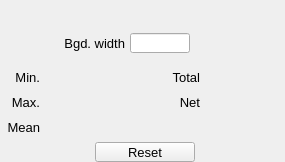
    <widget class="PyDMFrame" name="composite_3">
      <property name="geometry">
        <rect>
          <x>28</x>
          <y>278</y>
          <width>285</width>
          <height>162</height>
        </rect>
      </property>
      <widget class="PyDMPushButton" name="message_button">
        <property name="geometry">
          <rect>
            <x>95</x>
            <y>142</y>
            <width>100</width>
            <height>20</height>
          </rect>
        </property>
        <property name="text">
          <string>Reset</string>
        </property>
        <property name="font" stdset="0">
          <font>
            <pointsize>10</pointsize>
          </font>
        </property>
        <property name="toolTip">
          <string>${prefix}${ROI}Reset</string>
        </property>
        <property name="channel" stdset="0">
          <string>ca://${prefix}${ROI}Reset</string>
        </property>
        <property name="pressValue" stdset="0">
          <string>1</string>
        </property>
        <property name="styleSheet">
          <string notr="true">PyDMPushButton#message_button {
  color: rgb(0, 0, 0);
  background-color: rgb(115, 223, 255);
  }</string>
        </property>
      </widget>
      <widget class="PyDMFrame" name="composite_4">
        <property name="geometry">
          <rect>
            <x>90</x>
            <y>0</y>
            <width>110</width>
            <height>21</height>
          </rect>
        </property>
        <widget class="PyDMDrawingRectangle" name="rectangle_5">
          <property name="geometry">
            <rect>
              <x>28</x>
              <y>278</y>
              <width>110</width>
              <height>21</height>
            </rect>
          </property>
          <property name="brush" stdset="0">
            <brush brushstyle="SolidPattern">
              <color alpha="255">
                <red>218</red>
                <green>218</green>
                <blue>218</blue>
              </color>
            </brush>
          </property>
          <property name="penStyle" stdset="0">
            <enum>Qt::SolidLine</enum>
          </property>
          <property name="penColor" stdset="0">
            <color>
              <red>218</red>
              <green>218</green>
              <blue>218</blue>
            </color>
          </property>
          <property name="penWidth" stdset="0">
            <double>0</double>
          </property>
          <property name="penCapStyle" stdset="0">
            <enum>Qt::FlatCap</enum>
          </property>
          <property name="toolTip">
            <string>rectangle_5</string>
          </property>
        </widget>
        <widget class="QLabel" name="text_9">
          <property name="geometry">
            <rect>
              <x>31</x>
              <y>278</y>
              <width>103</width>
              <height>20</height>
            </rect>
          </property>
          <property name="text">
            <string>Statistics</string>
          </property>
          <property name="font" stdset="0">
            <font>
              <pointsize>10</pointsize>
            </font>
          </property>
          <property name="brush" stdset="0">
            <brush brushstyle="SolidPattern">
              <color alpha="255">
                <red>10</red>
                <green>0</green>
                <blue>184</blue>
              </color>
            </brush>
          </property>
          <property name="toolTip">
            <string>text_9</string>
          </property>
          <property name="alignment">
            <set>Qt::AlignCenter</set>
          </property>
          <property name="styleSheet">
            <string notr="true">QLabel#text_9 {
  color: rgb(10, 0, 184);
  }</string>
          </property>
        </widget>
      </widget>
      <widget class="PyDMLabel" name="text_update_7">
        <property name="geometry">
          <rect>
            <x>195</x>
            <y>34</y>
            <width>61</width>
            <height>18</height>
          </rect>
        </property>
        <property name="toolTip">
          <string>PV: ${prefix}${ROI}BgdWidth_RBV</string>
        </property>
        <property name="channel" stdset="0">
          <string>ca://${prefix}${ROI}BgdWidth_RBV</string>
        </property>
        <property name="font" stdset="0">
          <font>
            <pointsize>10</pointsize>
          </font>
        </property>
        <property name="alignment">
          <set>Qt::AlignCenter</set>
        </property>
        <property name="textInteractionFlags">
          <set>Qt::TextSelectableByKeyboard|Qt::TextSelectableByMouse</set>
        </property>
        <property name="styleSheet">
          <string notr="true">PyDMLabel#text_update_7 {
  color: rgb(10, 0, 184);
  background-color: rgb(187, 187, 187);
  }</string>
        </property>
      </widget>
      <widget class="PyDMLineEdit" name="text_entry_5">
        <property name="geometry">
          <rect>
            <x>130</x>
            <y>33</y>
            <width>60</width>
            <height>20</height>
          </rect>
        </property>
        <property name="channel" stdset="0">
          <string>ca://${prefix}${ROI}BgdWidth</string>
        </property>
        <property name="toolTip">
          <string>${prefix}${ROI}BgdWidth</string>
        </property>
        <property name="font" stdset="0">
          <font>
            <pointsize>10</pointsize>
          </font>
        </property>
        <property name="styleSheet">
          <string notr="true">PyDMLineEdit#text_entry_5 {
  color: rgb(0, 0, 0);
  background-color: rgb(115, 223, 255);
  border: 1px solid black;
  margin: 0px;
  padding: 0px;
  spacing: 0px;
  }</string>
        </property>
      </widget>
      <widget class="QLabel" name="text_10">
        <property name="geometry">
          <rect>
            <x>25</x>
            <y>33</y>
            <width>100</width>
            <height>20</height>
          </rect>
        </property>
        <property name="text">
          <string>Bgd. width</string>
        </property>
        <property name="font" stdset="0">
          <font>
            <pointsize>10</pointsize>
          </font>
        </property>
        <property name="brush" stdset="0">
          <brush brushstyle="SolidPattern">
            <color alpha="255">
              <red>0</red>
              <green>0</green>
              <blue>0</blue>
            </color>
          </brush>
        </property>
        <property name="toolTip">
          <string>text_10</string>
        </property>
        <property name="alignment">
          <set>Qt::AlignRight|Qt::AlignTrailing|Qt::AlignVCenter</set>
        </property>
        <property name="styleSheet">
          <string notr="true">QLabel#text_10 {
  color: rgb(0, 0, 0);
  }</string>
        </property>
      </widget>
      <widget class="QLabel" name="text_11">
        <property name="geometry">
          <rect>
            <x>0</x>
            <y>117</y>
            <width>40</width>
            <height>20</height>
          </rect>
        </property>
        <property name="text">
          <string>Mean</string>
        </property>
        <property name="font" stdset="0">
          <font>
            <pointsize>10</pointsize>
          </font>
        </property>
        <property name="brush" stdset="0">
          <brush brushstyle="SolidPattern">
            <color alpha="255">
              <red>0</red>
              <green>0</green>
              <blue>0</blue>
            </color>
          </brush>
        </property>
        <property name="toolTip">
          <string>text_11</string>
        </property>
        <property name="alignment">
          <set>Qt::AlignRight|Qt::AlignTrailing|Qt::AlignVCenter</set>
        </property>
        <property name="styleSheet">
          <string notr="true">QLabel#text_11 {
  color: rgb(0, 0, 0);
  }</string>
        </property>
      </widget>
      <widget class="PyDMLabel" name="text_update_8">
        <property name="geometry">
          <rect>
            <x>45</x>
            <y>118</y>
            <width>80</width>
            <height>18</height>
          </rect>
        </property>
        <property name="toolTip">
          <string>PV: ${prefix}${ROI}MeanValue_RBV</string>
        </property>
        <property name="channel" stdset="0">
          <string>ca://${prefix}${ROI}MeanValue_RBV</string>
        </property>
        <property name="font" stdset="0">
          <font>
            <pointsize>10</pointsize>
          </font>
        </property>
        <property name="alignment">
          <set>Qt::AlignCenter</set>
        </property>
        <property name="textInteractionFlags">
          <set>Qt::TextSelectableByKeyboard|Qt::TextSelectableByMouse</set>
        </property>
        <property name="styleSheet">
          <string notr="true">PyDMLabel#text_update_8 {
  color: rgb(10, 0, 184);
  background-color: rgb(187, 187, 187);
  }</string>
        </property>
      </widget>
      <widget class="QLabel" name="text_12">
        <property name="geometry">
          <rect>
            <x>150</x>
            <y>67</y>
            <width>50</width>
            <height>20</height>
          </rect>
        </property>
        <property name="text">
          <string>Total</string>
        </property>
        <property name="font" stdset="0">
          <font>
            <pointsize>10</pointsize>
          </font>
        </property>
        <property name="brush" stdset="0">
          <brush brushstyle="SolidPattern">
            <color alpha="255">
              <red>0</red>
              <green>0</green>
              <blue>0</blue>
            </color>
          </brush>
        </property>
        <property name="toolTip">
          <string>text_12</string>
        </property>
        <property name="alignment">
          <set>Qt::AlignRight|Qt::AlignTrailing|Qt::AlignVCenter</set>
        </property>
        <property name="styleSheet">
          <string notr="true">QLabel#text_12 {
  color: rgb(0, 0, 0);
  }</string>
        </property>
      </widget>
      <widget class="PyDMLabel" name="text_update_9">
        <property name="geometry">
          <rect>
            <x>205</x>
            <y>68</y>
            <width>80</width>
            <height>18</height>
          </rect>
        </property>
        <property name="toolTip">
          <string>PV: ${prefix}${ROI}Total_RBV</string>
        </property>
        <property name="channel" stdset="0">
          <string>ca://${prefix}${ROI}Total_RBV</string>
        </property>
        <property name="font" stdset="0">
          <font>
            <pointsize>10</pointsize>
          </font>
        </property>
        <property name="alignment">
          <set>Qt::AlignCenter</set>
        </property>
        <property name="textInteractionFlags">
          <set>Qt::TextSelectableByKeyboard|Qt::TextSelectableByMouse</set>
        </property>
        <property name="styleSheet">
          <string notr="true">PyDMLabel#text_update_9 {
  color: rgb(10, 0, 184);
  background-color: rgb(187, 187, 187);
  }</string>
        </property>
      </widget>
      <widget class="QLabel" name="text_13">
        <property name="geometry">
          <rect>
            <x>170</x>
            <y>92</y>
            <width>30</width>
            <height>20</height>
          </rect>
        </property>
        <property name="text">
          <string>Net</string>
        </property>
        <property name="font" stdset="0">
          <font>
            <pointsize>10</pointsize>
          </font>
        </property>
        <property name="brush" stdset="0">
          <brush brushstyle="SolidPattern">
            <color alpha="255">
              <red>0</red>
              <green>0</green>
              <blue>0</blue>
            </color>
          </brush>
        </property>
        <property name="toolTip">
          <string>text_13</string>
        </property>
        <property name="alignment">
          <set>Qt::AlignRight|Qt::AlignTrailing|Qt::AlignVCenter</set>
        </property>
        <property name="styleSheet">
          <string notr="true">QLabel#text_13 {
  color: rgb(0, 0, 0);
  }</string>
        </property>
      </widget>
      <widget class="PyDMLabel" name="text_update_10">
        <property name="geometry">
          <rect>
            <x>205</x>
            <y>93</y>
            <width>80</width>
            <height>18</height>
          </rect>
        </property>
        <property name="toolTip">
          <string>PV: ${prefix}${ROI}Net_RBV</string>
        </property>
        <property name="channel" stdset="0">
          <string>ca://${prefix}${ROI}Net_RBV</string>
        </property>
        <property name="font" stdset="0">
          <font>
            <pointsize>10</pointsize>
          </font>
        </property>
        <property name="alignment">
          <set>Qt::AlignCenter</set>
        </property>
        <property name="textInteractionFlags">
          <set>Qt::TextSelectableByKeyboard|Qt::TextSelectableByMouse</set>
        </property>
        <property name="styleSheet">
          <string notr="true">PyDMLabel#text_update_10 {
  color: rgb(10, 0, 184);
  background-color: rgb(187, 187, 187);
  }</string>
        </property>
      </widget>
      <widget class="PyDMLabel" name="text_update_11">
        <property name="geometry">
          <rect>
            <x>45</x>
            <y>68</y>
            <width>80</width>
            <height>18</height>
          </rect>
        </property>
        <property name="toolTip">
          <string>PV: ${prefix}${ROI}MinValue_RBV</string>
        </property>
        <property name="channel" stdset="0">
          <string>ca://${prefix}${ROI}MinValue_RBV</string>
        </property>
        <property name="font" stdset="0">
          <font>
            <pointsize>10</pointsize>
          </font>
        </property>
        <property name="alignment">
          <set>Qt::AlignCenter</set>
        </property>
        <property name="textInteractionFlags">
          <set>Qt::TextSelectableByKeyboard|Qt::TextSelectableByMouse</set>
        </property>
        <property name="styleSheet">
          <string notr="true">PyDMLabel#text_update_11 {
  color: rgb(10, 0, 184);
  background-color: rgb(187, 187, 187);
  }</string>
        </property>
      </widget>
      <widget class="QLabel" name="text_14">
        <property name="geometry">
          <rect>
            <x>0</x>
            <y>67</y>
            <width>40</width>
            <height>20</height>
          </rect>
        </property>
        <property name="text">
          <string>Min.</string>
        </property>
        <property name="font" stdset="0">
          <font>
            <pointsize>10</pointsize>
          </font>
        </property>
        <property name="brush" stdset="0">
          <brush brushstyle="SolidPattern">
            <color alpha="255">
              <red>0</red>
              <green>0</green>
              <blue>0</blue>
            </color>
          </brush>
        </property>
        <property name="toolTip">
          <string>text_14</string>
        </property>
        <property name="alignment">
          <set>Qt::AlignRight|Qt::AlignTrailing|Qt::AlignVCenter</set>
        </property>
        <property name="styleSheet">
          <string notr="true">QLabel#text_14 {
  color: rgb(0, 0, 0);
  }</string>
        </property>
      </widget>
      <widget class="QLabel" name="text_15">
        <property name="geometry">
          <rect>
            <x>0</x>
            <y>92</y>
            <width>40</width>
            <height>20</height>
          </rect>
        </property>
        <property name="text">
          <string>Max.</string>
        </property>
        <property name="font" stdset="0">
          <font>
            <pointsize>10</pointsize>
          </font>
        </property>
        <property name="brush" stdset="0">
          <brush brushstyle="SolidPattern">
            <color alpha="255">
              <red>0</red>
              <green>0</green>
              <blue>0</blue>
            </color>
          </brush>
        </property>
        <property name="toolTip">
          <string>text_15</string>
        </property>
        <property name="alignment">
          <set>Qt::AlignRight|Qt::AlignTrailing|Qt::AlignVCenter</set>
        </property>
        <property name="styleSheet">
          <string notr="true">QLabel#text_15 {
  color: rgb(0, 0, 0);
  }</string>
        </property>
      </widget>
      <widget class="PyDMLabel" name="text_update_12">
        <property name="geometry">
          <rect>
            <x>45</x>
            <y>93</y>
            <width>80</width>
            <height>18</height>
          </rect>
        </property>
        <property name="toolTip">
          <string>PV: ${prefix}${ROI}MaxValue_RBV</string>
        </property>
        <property name="channel" stdset="0">
          <string>ca://${prefix}${ROI}MaxValue_RBV</string>
        </property>
        <property name="font" stdset="0">
          <font>
            <pointsize>10</pointsize>
          </font>
        </property>
        <property name="alignment">
          <set>Qt::AlignCenter</set>
        </property>
        <property name="textInteractionFlags">
          <set>Qt::TextSelectableByKeyboard|Qt::TextSelectableByMouse</set>
        </property>
        <property name="styleSheet">
          <string notr="true">PyDMLabel#text_update_12 {
  color: rgb(10, 0, 184);
  background-color: rgb(187, 187, 187);
  }</string>
        </property>
      </widget>
    </widget>
